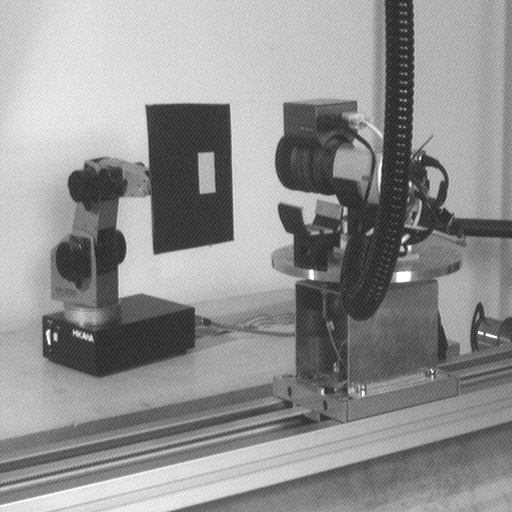
%> input picture images/eye-hand.png, 512 x 512 px
$ octave remove_ripples.m   (GNU Octave 9; MATLAB toolbox functions it lacks are replaced by stand-ins)
%> lines starting %> are read from the running program, lines starting %| are printed output that depends on the picture; in (x1, y1, x2, y2) boxes, pixels count from 0 and x2, y2 are one past the last pixel; in counts of white or black regions, pixels touching at a corner belong together; the program's own positions count from 1
% Code Written by Daniel Anietie Eneh


clear; close all; clc;

im = im2double(imread('images\eye-hand.png'));
%> im: size 512x512 double; min 0.122, max 1, mean 0.57
[m, n] = size(im);
%> m = 512; n = 512
filter = ones(m, n);
imf = fftshift(fft2(im));
mag = abs(imf);
phase = angle(imf);
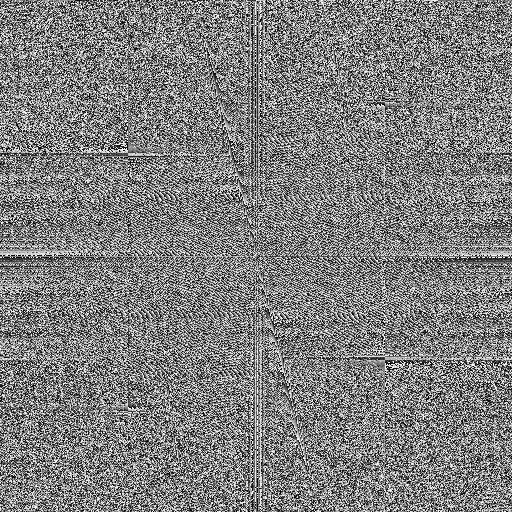
%> phase: size 512x512 double; min -3.14, max 3.14, mean 1.2e-05; drawn with min black and max white

% Show the image corrupted by periodic ripples and its frequency domain
figure, imshow([im, 0.1 * (1 + log(mag))]);
%> after `imshow([im, 0.1 * (1 + log(mag))])`:
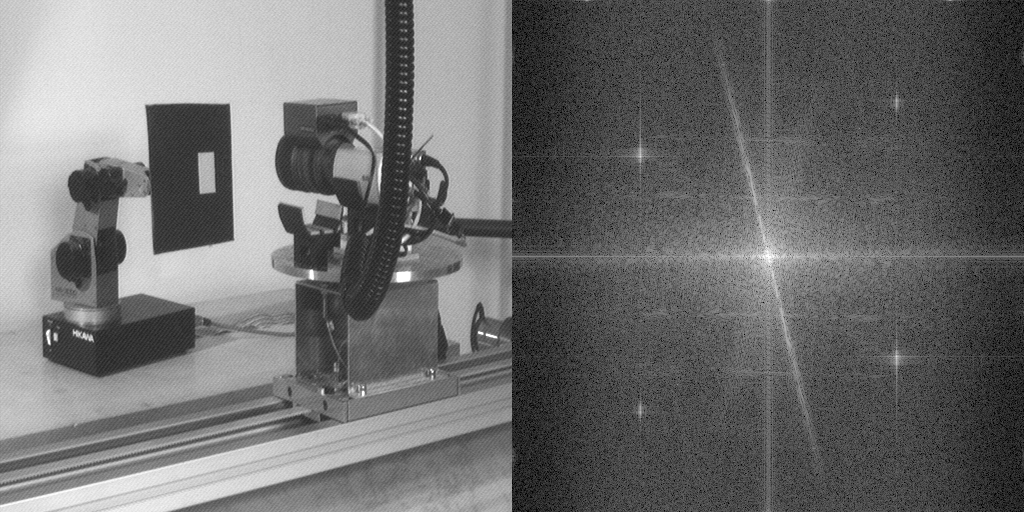
%> displayed picture: size 512x1024, on the screen's scale of 0 to 255; min 0, max 255, mean 110.7
title('An image corrupted by periodic ripples and its frequency domain');
impixelinfo;

delete_radius = 20;
delete_points = {[150, 125], [400, 125], [360, 390], [100, 390]};

% Set the filter to zero for the points to delete
for i = 1:length(delete_points)
    delete_point = delete_points{i};
    filter(delete_point(1) - delete_radius : delete_point(1) + delete_radius, delete_point(2) - delete_radius : delete_point(2) + delete_radius) = 0;
end
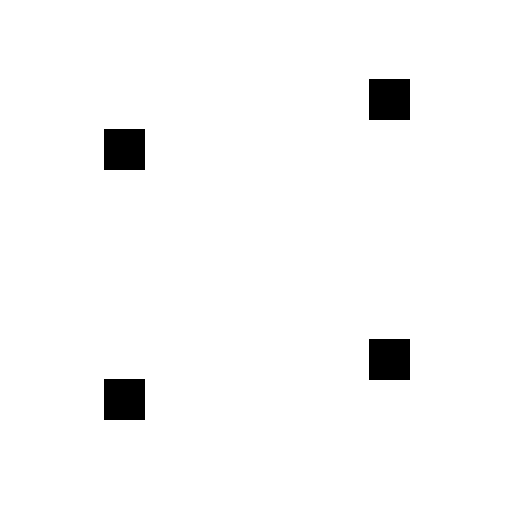
%> filter: size 512x512 double; values 0 (black) and 1 (white), 97.4% white; 4 black regions, box (x1, y1, x2, y2) and area: (369, 79, 410, 120) 1681, (104, 129, 145, 170) 1681, (369, 339, 410, 380) 1681, (104, 379, 145, 420) 1681

filter_frequency_domain = fftshift(fft2(filter));
filter_mag = abs(filter_frequency_domain);
filter_phase = angle(filter_frequency_domain);

% Apply the filter to the frequency domain image
filtered_imf = imf .* filter;
filtered_image = ifft2(ifftshift(filtered_imf));

% Update the magnitude and phase of the filtered image
filtered_mag = abs(filtered_imf);
filtered_phase = angle(filtered_imf);

% Show the filtered image, its frequency domain, and the filter in its frequency domain
figure, imshow([filtered_image, 0.1 * (1 + log(filtered_mag))]);
%> after `imshow([filtered_image, 0.1 * (1 + log(filtered_mag))])`:
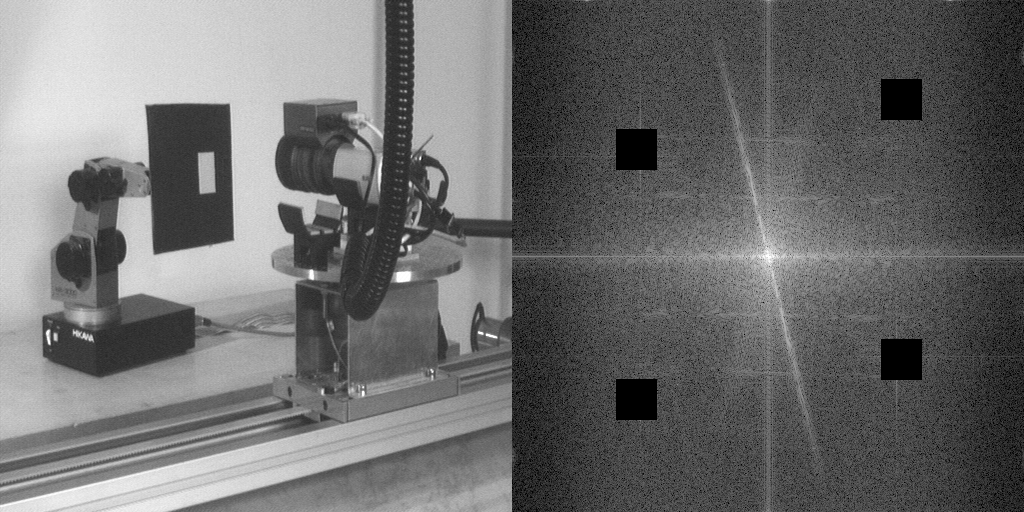
%> displayed picture: size 512x1024, on the screen's scale of 0 to 255; min 0, max 255, mean 109.6
title('Reconstructed image and its frequency domain');
impixelinfo;
figure, imshow(0.1 * (1 + log(filter_mag)));
title('Filter in its frequency domain');
impixelinfo;
